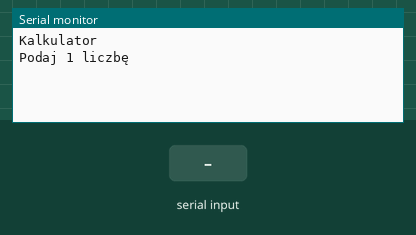
Bench run of a sketch on a simulated Arduino Uno, built with avr-gcc and run on an emulated ATmega328P. On the bench: the last lines printed to the serial monitor. Inputs (shaded band) come from the test bench.

Above: at 1.2 s.
1.3 s: "+\n" received over Serial
At 2.3 s:
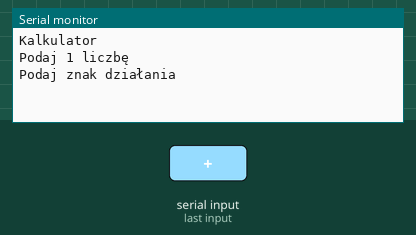
2.9 s: "-\n" received over Serial
At 3.5 s:
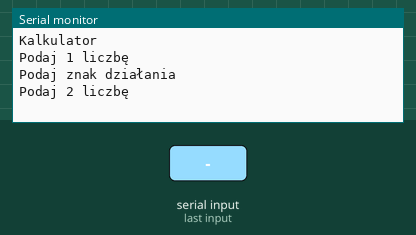
4.4 s: "*\n" received over Serial
At 5.3 s:
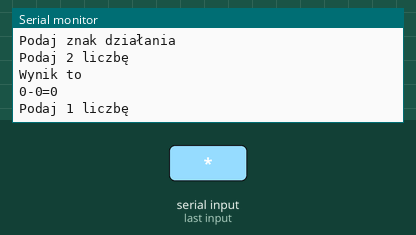
6.0 s: "200\n" received over Serial
At 6.9 s:
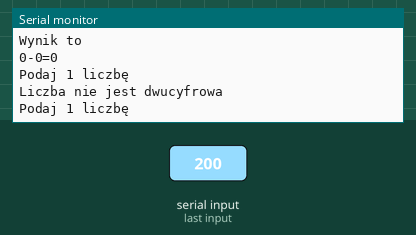

Measured:
- after the input at 1.3 s, the serial monitor: prints a new line after 0.10 s (image 1)
- after the input at 2.9 s, the serial monitor: prints a new line after 0.10 s (image 2)
- after the input at 4.4 s, the serial monitor: prints a new line after 0.10 s (image 3)
- after the input at 6.0 s, the serial monitor: prints a new line after 0.10 s (image 4)

The sketch:

Calc.ino
```cpp
int a,b,krok=0;
String dzialanie;
void setup() {
  Serial.begin(9600);
  Serial.println("Kalkulator");
}
bool check(int x){
  if(abs(x)>=100){
    Serial.println("Liczba nie jest dwucyfrowa");
    krok=0;
    return true;
  }
  return false;
}
void loop() {
  if(!krok){
    krok++;
    Serial.println("Podaj 1 liczbę");
  }
  if (Serial.available()) {
    delay(100);
    while (Serial.available() > 0) {
      if(krok==1){
      krok++;
      String s=Serial.readStringUntil('\n');
      a=s.toInt();
      if(check(a)) break;
      //Serial.println(a);
      Serial.println("Podaj znak działania");
      }else if(krok==2){
      krok++;
      dzialanie=Serial.readStringUntil('\n');
      Serial.println("Podaj 2 liczbę");
      }else if(krok==3){
      krok=0;
      String s=Serial.readStringUntil('\n');
      b=s.toInt();
      if(check(b)) break;
      if(!(dzialanie=="+" || dzialanie=="-" || dzialanie=="*" || dzialanie=="/" || dzialanie=="%")){
        Serial.println("Niepoprawny znak działania!");
        krok=0;
        break;
      }
     // Serial.println(b);
      Serial.println("Wynik to");
      Serial.print(a);
      Serial.print(dzialanie);
      Serial.print(b);
      Serial.print("=");
      if(dzialanie=="+") Serial.println(a+b);
      else if(dzialanie=="-") Serial.println(a-b);
      else if(dzialanie=="*") Serial.println(a*b);
      else if(dzialanie=="/") Serial.println(a/b);
      else Serial.println(a%b);
      }
    }
  }
}
```
